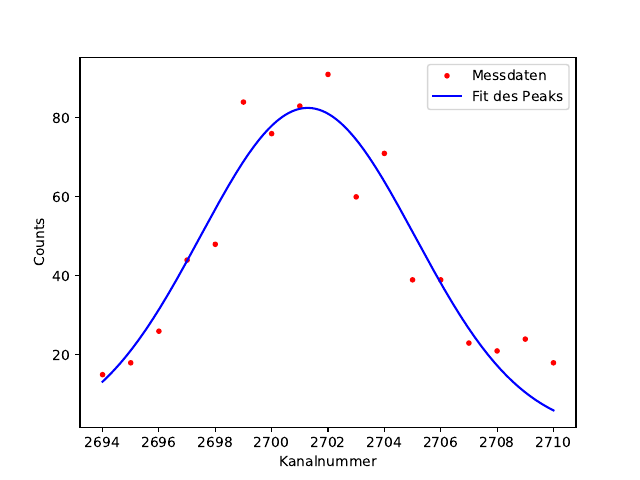

Write the Python code that produced this figure.
import numpy as np
import uncertainties.unumpy as unp
from uncertainties import ufloat
from uncertainties.unumpy import nominal_values as noms
from uncertainties.unumpy import std_devs as stds
from uncertainties import correlated_values
import matplotlib
matplotlib.use('Agg')
import matplotlib.pyplot as plt
from scipy.stats import sem
import scipy.constants as const
from scipy.optimize import curve_fit
from scipy.signal import find_peaks

def gauss (x, amplitude, mu, sigma):
    return amplitude * np.exp(-1/2 * (x - mu)**2/sigma**2)

y = np.genfromtxt('peak9.txt')

z = np.arange(2694, 2711)

x_plot = np.linspace(2694, 2710, 10000)
plt.xlabel('Kanalnummer')
plt.ylabel('Counts')

plt.plot(z, y, 'r.', label='Messdaten')

params, covariance_matrix = curve_fit(gauss, z, y, p0=[15, 1, 2694])

errors = np.sqrt(np.diag(covariance_matrix))

print(params[0], errors[0])
print(params[1], errors[1])
print(params[2], errors[2])

plt.plot(x_plot, gauss(x_plot, params[0], params[1], params[2]), 'b-', label='Fit des Peaks')

plt.legend()

plt.savefig('peak9.pdf')

#plt.show()
